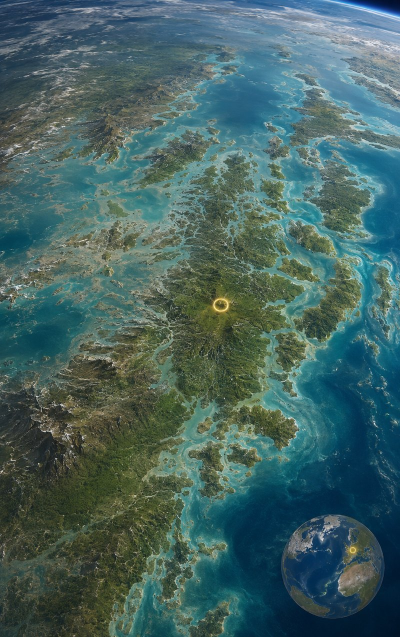
#> input picture gronosaures/sites/CAR.jpg, 800 x 1274 px (shown at 1/2 size); its folder holds only this picture in this run
$ python globes.py
#> lines starting #> are read from the running program, lines starting #| are printed output that depends on the picture; after the words box and inside, x2 and y2 are one past the last pixel; in counts of white or black regions, pixels touching at a corner belong together
#!/usr/bin/env python3
"""
tools/globes.py — extraire les pastilles de globe des vues satellites.

Chaque vue de site porte, en bas à droite, un petit globe qui situe le continent
sur la Terre d'aujourd'hui. Sur un téléphone, ce coin était perdu deux fois :
le cadrage `cover` rogne les côtés d'une image de ratio 1,65 sur un écran de
ratio 2,1, et le bloc de texte de l'introduction se pose exactement dessus.

Plutôt que de tordre le cadrage, on extrait le globe en pastille circulaire et on
le pose comme élément d'interface, au-dessus du voile, là où rien ne le masque.

    python3 tools/globes.py            # écrit globes/{SITE}.png
    python3 tools/globes.py --planche  # planche de contrôle des 19 pastilles

La boîte est fixe et a été calée à l'œil puis vérifiée sur les dix-neuf sites :
les globes varient un peu en taille et en position, la marge absorbe l'écart.
Après ajout d'un site, relancer avec --planche et vérifier que le nouveau globe
est entier.
"""
import argparse, glob, os
from PIL import Image, ImageDraw

# Les vues de site partagent leur largeur (800 px) mais pas leur hauteur : elle
# varie de 1131 à 1318 px selon les lots de génération. La boîte est donc exprimée
# en fraction, ancrée au coin bas-droit, et non en pixels absolus.
FRAC = (0.650, 0.800, 0.985, 0.997)   # gauche, haut, droite, bas
TAILLE = 180
R = os.path.join(os.path.dirname(os.path.abspath(__file__)), "..")

def boite(taille):
    W, H = taille
    return (int(W*FRAC[0]), int(H*FRAC[1]), int(W*FRAC[2]), int(H*FRAC[3]))

def pastille(chemin):
#> called with chemin = 'gronosaures/tools/../sites/CAR.jpg'
    im = Image.open(chemin)
#> im is the input picture: PIL image 800x1274 RGB; mean R, G, B 69.4, 99.4, 97.6
    c = im.crop(boite(im.size)).convert("RGB")
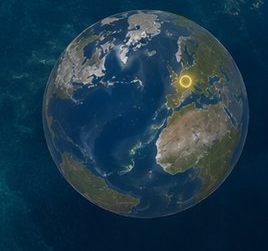
#> c: PIL image 268x251 RGB; mean R, G, B 27.7, 56.8, 74.5
    w, h = c.size
#> w = 268; h = 251
    d = min(w, h)
#> d = 251
    c = c.crop(((w-d)//2, (h-d)//2, (w-d)//2+d, (h-d)//2+d)).resize((TAILLE, TAILLE), Image.LANCZOS)
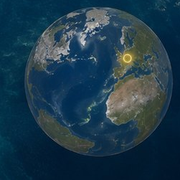
#> c: PIL image 180x180 RGB; mean R, G, B 29.5, 58, 75.3
    m = Image.new("L", (TAILLE, TAILLE), 0)
#> m: PIL image 180x180 L; every value is 0
    ImageDraw.Draw(m).ellipse((2, 2, TAILLE-3, TAILLE-3), fill=255)
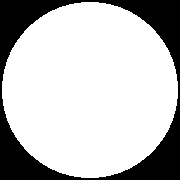
#> m: PIL image 180x180 L; 75% white; 1 black region, box (x1, y1, x2, y2) and area: (0, 0, 180, 180) 8088
    out = Image.new("RGBA", (TAILLE, TAILLE), (0, 0, 0, 0))
#> out: PIL image 180x180 RGBA; every value is 0
    out.paste(c, (0, 0), m)
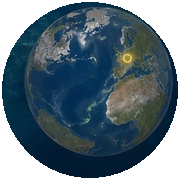
#> out: PIL image 180x180 RGBA; mean R, G, B, A 28.9, 48.3, 59.7, 191.3; transparent parts drawn white
    return out

if __name__ == "__main__":
    ap = argparse.ArgumentParser()
    ap.add_argument("--planche", action="store_true")
    a = ap.parse_args()
    os.makedirs(os.path.join(R, "globes"), exist_ok=True)
    fs = sorted(glob.glob(os.path.join(R, "sites", "*.jpg")))
    faits = []
    for f in fs:
        sid = os.path.basename(f)[:-4]
        if Image.open(f).size[0] != 800:
            print("  largeur inattendue, ignoré :", sid); continue
        pastille(f).save(os.path.join(R, "globes", sid + ".webp"))
        faits.append(sid)
    print(f"  {len(faits)} pastille(s) de {TAILLE} px dans globes/")
    if a.planche:
        n = len(faits); cols = 7
        pl = Image.new("RGB", (90*cols, 90*((n+cols-1)//cols)), (12, 17, 26))
        for i, sid in enumerate(faits):
            im = Image.open(os.path.join(R, "globes", sid + ".webp")).resize((86, 86))
            pl.paste(im, ((i % cols)*90+2, (i//cols)*90+2), im)
        pl.save(os.path.join(R, "globes", "_planche.png"))
        print("  planche de contrôle : globes/_planche.png")

$ run again, on gronosaures/sites/YIX.jpg
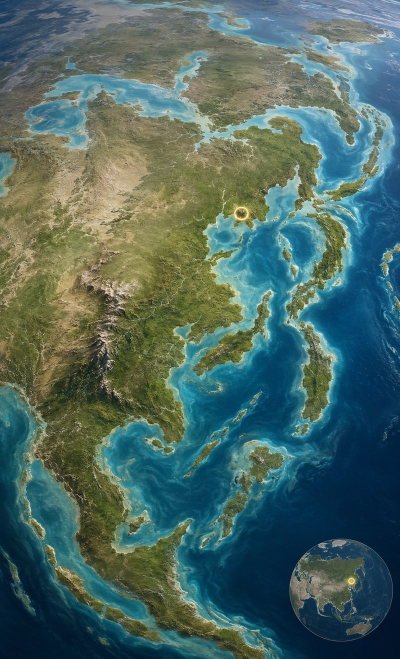
#> input picture gronosaures/sites/YIX.jpg, 800 x 1318 px (shown at 1/2 size)
#> in pastille, im is the input picture: PIL image 800x1318 RGB; mean R, G, B 77, 104.8, 99.2
#> in pastille, `c = c.crop(((w-d)//2, (h-d)//2, (w-d)//2+d, (h-d)//2+d)).resize((TAILL..`:
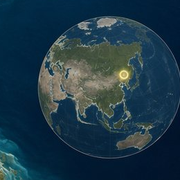
#> c: PIL image 180x180 RGB; mean R, G, B 29.3, 56, 71.3
#> in pastille, `out.paste(c, (0, 0), m)`:
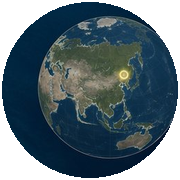
#> out: PIL image 180x180 RGBA; mean R, G, B, A 27.6, 45.8, 55.3, 191.3; transparent parts drawn white
